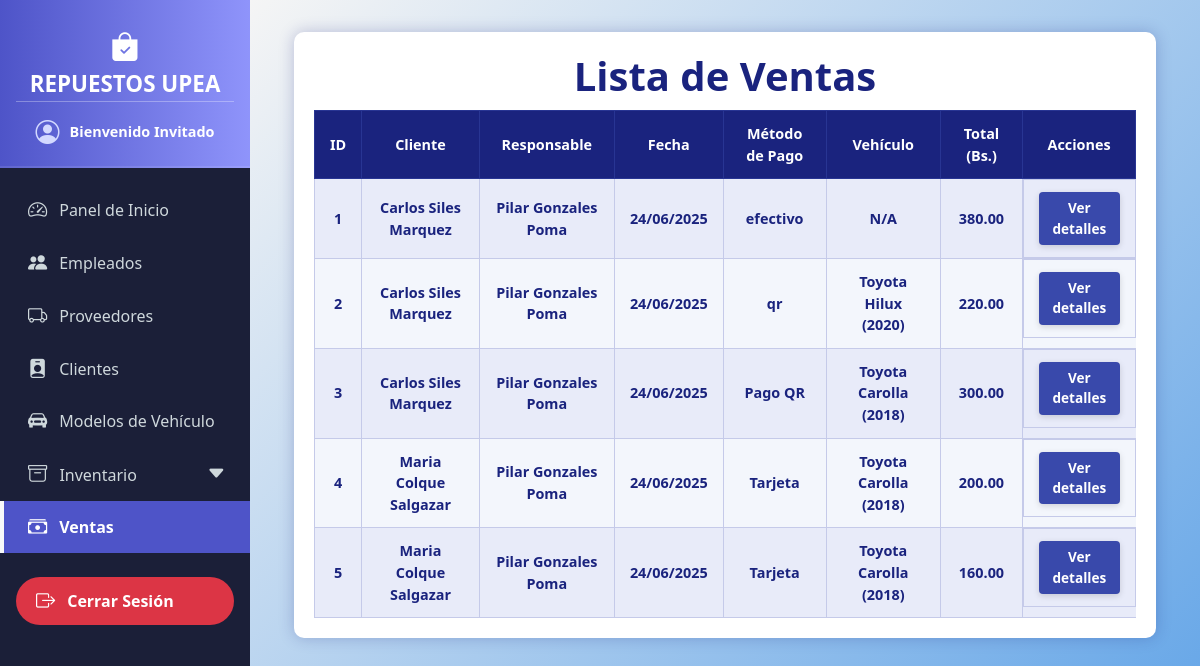
The page /ventas/ on the database as committed earlier.
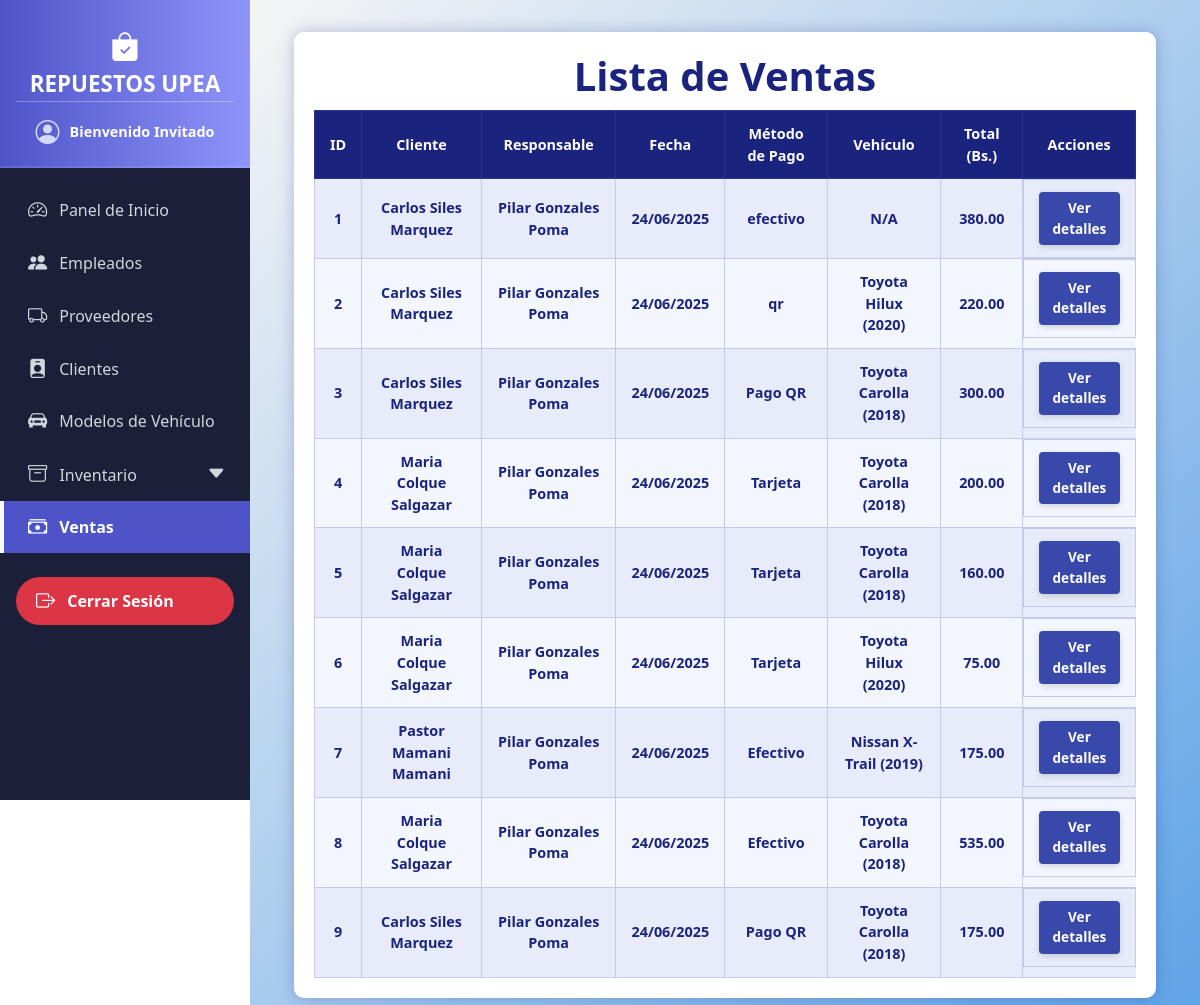
The same page on the database as committed later.
### models/venta_model.py (models this page shows, shortened)
class Venta(db.Model):
    __tablename__ = "ventas"
    id = db.Column(db.Integer, primary_key=True)
    fecha = db.Column(db.DateTime, default=datetime.utcnow, nullable=False)
    cliente_id = db.Column(db.Integer, db.ForeignKey("clientes.id"))
    empleado_id = db.Column(db.Integer, db.ForeignKey("empleados.id"))
    metodo_pago = db.Column(db.String(50), nullable=False)
    modelo_vehiculo_id = db.Column(db.Integer, db.ForeignKey("modelos_vehiculos.id"), nullable=True)
    total = db.Column(db.Float, nullable=False)
    cliente = db.relationship("Cliente", back_populates="ventas")
    empleado = db.relationship("Empleado", back_populates="ventas")
    detalles = db.relationship("DetalleVenta", back_populates="venta", cascade="all, delete-orphan")
    modelo_vehiculo = db.relationship("ModeloVehiculo", back_populates="ventas")
    def delete(self):
        db.session.delete(self)
        db.session.commit()
    @staticmethod
    def get_all():
        return Venta.query.all()

### models/cliente_model.py (models this page shows, shortened)
class Cliente(db.Model):
    __tablename__ = "clientes"
    id = db.Column(db.Integer, primary_key=True)
    nombre = db.Column(db.String(80), nullable=False)
    email = db.Column(db.String(100), nullable=False)
    telefono = db.Column(db.String(20), nullable=False)
    ventas = db.relationship('Venta',back_populates='cliente')

### models/empleado_model.py (models this page shows, shortened)
class Empleado(db.Model):
    __tablename__ = "empleados"
    id = db.Column(db.Integer, primary_key=True)
    nombre = db.Column(db.String(80), nullable=False)
    ci = db.Column(db.String(20), unique=True, nullable=False)
    telefono = db.Column(db.String(20))
    usuario_id = db.Column(db.Integer, db.ForeignKey('usuarios.id'))
    usuario = db.relationship("Usuario", back_populates="empleado")
    ventas = db.relationship("Venta", back_populates="empleado")

### models/modelo_vehiculo_model.py (models this page shows, shortened)
class ModeloVehiculo(db.Model):
    __tablename__ = "modelos_vehiculos"
    id = db.Column(db.Integer, primary_key=True)
    marca = db.Column(db.String(50), nullable=False)
    modelo = db.Column(db.String(50), nullable=False)
    anio = db.Column(db.Integer, nullable=False)
    ventas = db.relationship("Venta", back_populates="modelo_vehiculo")

### controllers/venta_controller.py (the view)
@venta_bp.route('/')
def index():
    ventas = Venta.get_all()
    return render_template('ventas/index.html', ventas=ventas)

### run.py (called while the page is built)
@app.context_processor
def inject_active_path():
    def is_active(path):
        return 'active' if request.path == path else ''
    return dict(is_active=is_active)

### templates/ventas/index.html (shortened to what this page needs)
{% extends 'base.html' %}
{% block content %}
<div class="container">
  <h1>Lista de Ventas</h1>
  <table>
    <thead>
      <tr>
        <th>ID</th>
        <th>Cliente</th>
        <th>Responsable</th>
        <th>Fecha</th>
        <th>Método de Pago</th>
        <th>Vehículo</th>
        <th>Total (Bs.)</th>
        <th>Acciones</th>
      </tr>
    </thead>
    <tbody>
      {% for venta in ventas %}
      <tr>
        <td>{{ venta.id }}</td>
        <td>{{ venta.cliente.nombre }}</td>
        <td>{{ venta.empleado.nombre }}</td>
        <td>{{ venta.fecha.strftime('%d/%m/%Y') }}</td>
        <td>{{ venta.metodo_pago }}</td>
        <td>
          {% if venta.modelo_vehiculo %}
            {{ venta.modelo_vehiculo.marca }} {{ venta.modelo_vehiculo.modelo }} ({{ venta.modelo_vehiculo.anio }})
          {% else %}
            N/A
          {% endif %}
        </td>
        <td>{{ '%.2f'|format(venta.total) }}</td>
        <td class="actions">
          <a href="{{ url_for('venta.detalle', venta_id=venta.id) }}" class="view">Ver detalles</a>
        </td>
      </tr>
      {% else %}
      <tr>
        <td colspan="8" style="font-style: italic; color: #1a237e;">No hay ventas registradas.</td>
      </tr>
      {% endfor %}
    </tbody>
  </table>
</div>
{% endblock %}

Rows that differ between the two databases and show on the page:
added Venta: id "6", cliente.nombre "Maria Colque Salgazar", empleado.nombre "Pilar Gonzales Poma", fecha "24/06/2025", metodo_pago "Tarjeta", modelo_vehiculo.marca "Toyota", modelo_vehiculo.modelo "Hilux", modelo_vehiculo.anio "2020", total "75.00"
added Venta: id "7", cliente.nombre "Pastor Mamani Mamani", empleado.nombre "Pilar Gonzales Poma", fecha "24/06/2025", metodo_pago "Efectivo", modelo_vehiculo.marca "Nissan", modelo_vehiculo.modelo "X-Trail", modelo_vehiculo.anio "2019", total "175.00"
added Venta: id "8", cliente.nombre "Maria Colque Salgazar", empleado.nombre "Pilar Gonzales Poma", fecha "24/06/2025", metodo_pago "Efectivo", modelo_vehiculo.marca "Toyota", modelo_vehiculo.modelo "Carolla", modelo_vehiculo.anio "2018", total "535.00"
added Venta: id "9", cliente.nombre "Carlos Siles Marquez", empleado.nombre "Pilar Gonzales Poma", fecha "24/06/2025", metodo_pago "Pago QR", modelo_vehiculo.marca "Toyota", modelo_vehiculo.modelo "Carolla", modelo_vehiculo.anio "2018", total "175.00"
